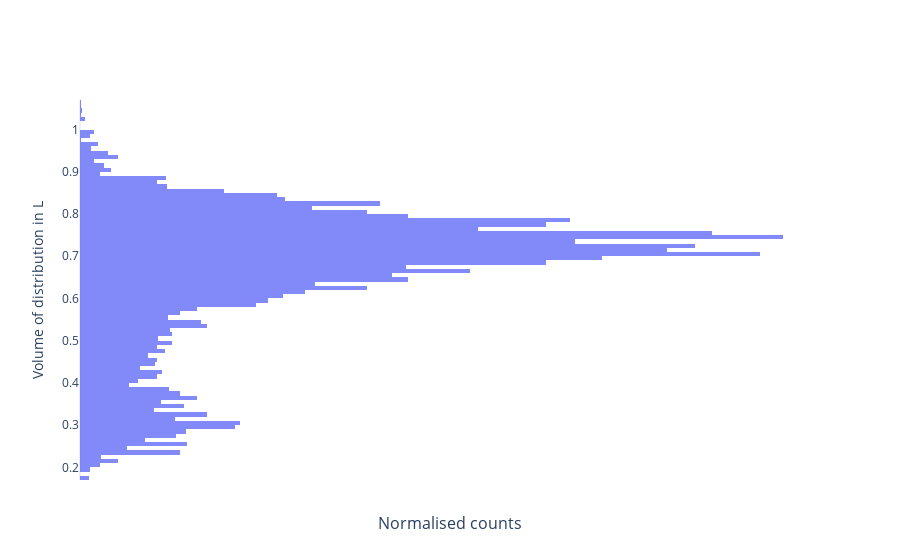
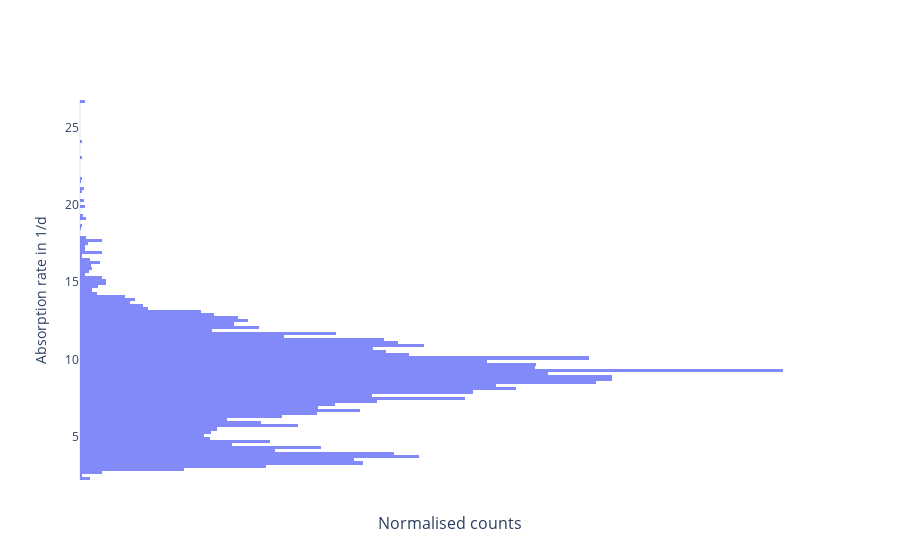

Source (notebook cell) for these figures, in order:
### Markdown cell above
### Visualise posterior samples

### Code cell
fig = erlo.plots.MarginalPosteriorPlot()
fig.add_data(data=posterior_samples, warm_up_iter=2000)

fig.show()

### Figure 1 — Plotly figure (JSON) as saved in the notebook; plotly's stock layout.template omitted (floating-point values rounded to 4 significant figures; data arrays with more than 128 entries replaced by an {"elided": "..."} marker saying what was removed)
{"data": [{"hovertemplate": "Sample: %{y:.2f}<br>Rhat: 1.07<br>", "marker": {"color": "#636EFA"}, "name": "ID 1", "opacity": 0.8, "type": "histogram", "visible": true, "xaxis": "x", "y": {"elided": "20000 float values"}, "yaxis": "y"}], "layout": {"annotations": [{"font": {"size": 16}, "showarrow": false, "text": "Normalised counts", "x": 0.5, "xanchor": "center", "xref": "paper", "y": 0, "yanchor": "top", "yref": "paper", "yshift": -30}], "autosize": true, "xaxis": {"anchor": "y", "domain": [0, 1], "tickvals": []}, "yaxis": {"anchor": "x", "domain": [0, 1], "title": {"text": "Volume of distribution in L"}}}}

### Figure 2 — Plotly figure (JSON) as saved in the notebook; plotly's stock layout.template omitted (floating-point values rounded to 4 significant figures; data arrays with more than 128 entries replaced by an {"elided": "..."} marker saying what was removed)
{"data": [{"hovertemplate": "Sample: %{y:.2f}<br>Rhat: 1.06<br>", "marker": {"color": "#636EFA"}, "name": "ID 1", "opacity": 0.8, "type": "histogram", "visible": true, "xaxis": "x", "y": {"elided": "20000 float values"}, "yaxis": "y"}], "layout": {"annotations": [{"font": {"size": 16}, "showarrow": false, "text": "Normalised counts", "x": 0.5, "xanchor": "center", "xref": "paper", "y": 0, "yanchor": "top", "yref": "paper", "yshift": -30}], "autosize": true, "xaxis": {"anchor": "y", "domain": [0, 1], "tickvals": []}, "yaxis": {"anchor": "x", "domain": [0, 1], "title": {"text": "Absorption rate in 1/d"}}}}
